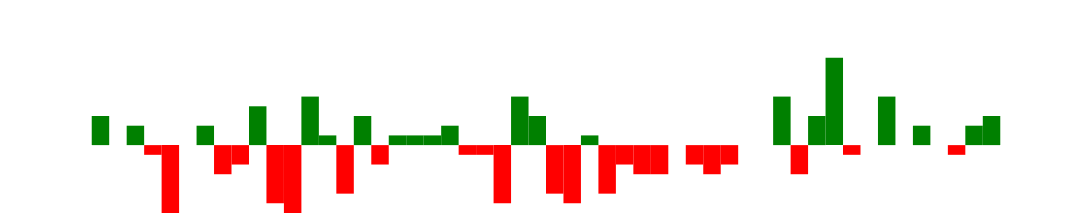

Write a Vega-Lite specification for this figure.
### Vega specification from a JSON file in a GitHub repository (floating-point values rounded to 4 significant figures)
{"$schema": "https://vega.github.io/schema/vega/v5.json", "width": 250, "height": 40, "padding": 0, "data": [{"name": "table", "values": [{"game": "g1", "diff": 3}, {"game": "g2", "diff": 0}, {"game": "g3", "diff": 2}, {"game": "g4", "diff": -1}, {"game": "g5", "diff": -7}, {"game": "g6", "diff": 0}, {"game": "g7", "diff": 2}, {"game": "g8", "diff": -3}, {"game": "g9", "diff": -2}, {"game": "g10", "diff": 4}, {"game": "g11", "diff": -6}, {"game": "g12", "diff": -7}, {"game": "g13", "diff": 5}, {"game": "g14", "diff": 1}, {"game": "g15", "diff": -5}, {"game": "g16", "diff": 3}, {"game": "g17", "diff": -2}, {"game": "g18", "diff": 1}, {"game": "g19", "diff": 1}, {"game": "g20", "diff": 1}, {"game": "g21", "diff": 2}, {"game": "g22", "diff": -1}, {"game": "g23", "diff": -1}, {"game": "g24", "diff": -6}, {"game": "g25", "diff": 5}, {"game": "g26", "diff": 3}, {"game": "g27", "diff": -5}, {"game": "g28", "diff": -6}, {"game": "g29", "diff": 1}, {"game": "g30", "diff": -5}, {"game": "g31", "diff": -2}, {"game": "g32", "diff": -3}, {"game": "g33", "diff": -3}, {"game": "g34", "diff": 0}, {"game": "g35", "diff": -2}, {"game": "g36", "diff": -3}, {"game": "g37", "diff": -2}, {"game": "g38", "diff": 0}, {"game": "g39", "diff": 0}, {"game": "g40", "diff": 5}, {"game": "g41", "diff": -3}, {"game": "g42", "diff": 3}, {"game": "g43", "diff": 9}, {"game": "g44", "diff": -1}, {"game": "g45", "diff": 0}, {"game": "g46", "diff": 5}, {"game": "g47", "diff": 0}, {"game": "g48", "diff": 2}, {"game": "g49", "diff": 0}, {"game": "g50", "diff": -1}, {"game": "g51", "diff": 2}, {"game": "g52", "diff": 3}]}], "signals": [{"name": "tooltip", "value": {}, "on": [{"events": "rect:mouseover", "update": "datum"}, {"events": "rect:mouseout", "update": "{}"}]}], "scales": [{"name": "xscale", "type": "band", "domain": {"data": "table", "field": "game"}, "range": "width", "padding": 0.05, "round": true}, {"name": "yscale", "domain": {"data": "table", "field": "diff"}, "nice": true, "range": "height"}], "axes": [{"orient": "bottom", "scale": "xscale", "labels": false, "ticks": false}, {"orient": "right", "scale": "yscale", "labels": false, "ticks": false}], "marks": [{"type": "rect", "from": {"data": "table"}, "encode": {"enter": {"x": {"scale": "xscale", "field": "game"}, "width": {"scale": "xscale", "band": 1}, "y": {"scale": "yscale", "field": "diff"}, "y2": {"scale": "yscale", "value": 0}, "fill": [{"test": "datum.diff > 0", "value": "green"}, {"value": "red"}]}, "update": {"fill": [{"test": "datum.diff > 0", "value": "green"}, {"value": "red"}]}, "hover": {"fill": {"value": "black"}}}}, {"type": "text", "encode": {"enter": {"align": {"value": "center"}, "baseline": {"value": "bottom"}, "fill": {"value": "#333"}}, "update": {"x": {"scale": "xscale", "signal": "tooltip.game", "band": 0.5}, "y": {"scale": "yscale", "signal": "tooltip.diff", "offset": 0.05}, "text": {"signal": "tooltip.diff"}, "fillOpacity": [{"test": "datum === tooltip", "value": 0}, {"value": 1}]}}}], "config": {}}
